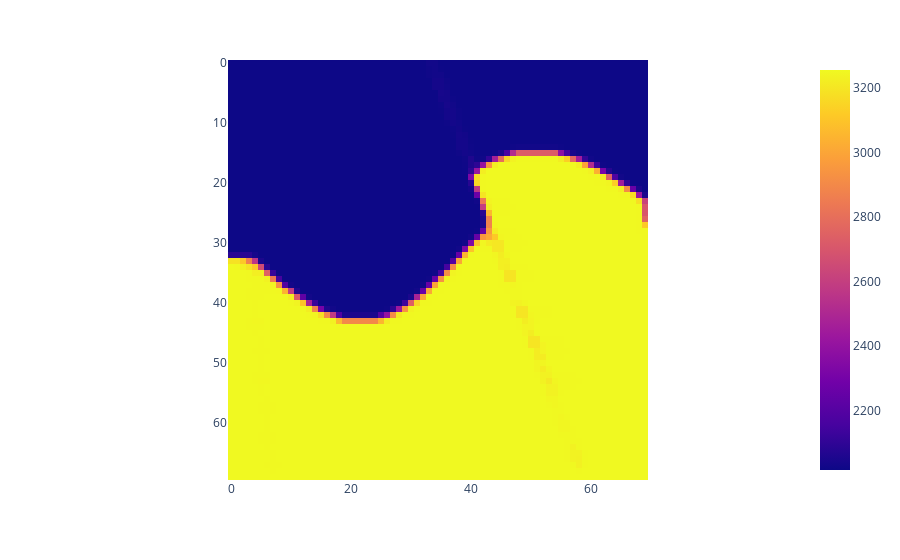

Write notebook code for a chart like this one.
### Code cell
px.imshow(y.squeeze())

### Figure 1 — Plotly figure (JSON) as saved in the notebook; plotly's stock layout.template omitted (floating-point values rounded to 4 significant figures; data arrays with more than 128 entries replaced by an {"elided": "..."} marker saying what was removed)
{"data": [{"coloraxis": "coloraxis", "hovertemplate": "x: %{x}<br>y: %{y}<br>color: %{z}<extra></extra>", "name": "0", "type": "heatmap", "xaxis": "x", "yaxis": "y", "z": {"elided": "70x70 int values"}}], "layout": {"coloraxis": {"colorscale": [[0, "#0d0887"], [0.1111, "#46039f"], [0.2222, "#7201a8"], [0.3333, "#9c179e"], [0.4444, "#bd3786"], [0.5556, "#d8576b"], [0.6667, "#ed7953"], [0.7778, "#fb9f3a"], [0.8889, "#fdca26"], [1, "#f0f921"]]}, "margin": {"t": 60}, "xaxis": {"anchor": "y", "constrain": "domain", "domain": [0, 1], "scaleanchor": "y"}, "yaxis": {"anchor": "x", "autorange": "reversed", "constrain": "domain", "domain": [0, 1]}}}
